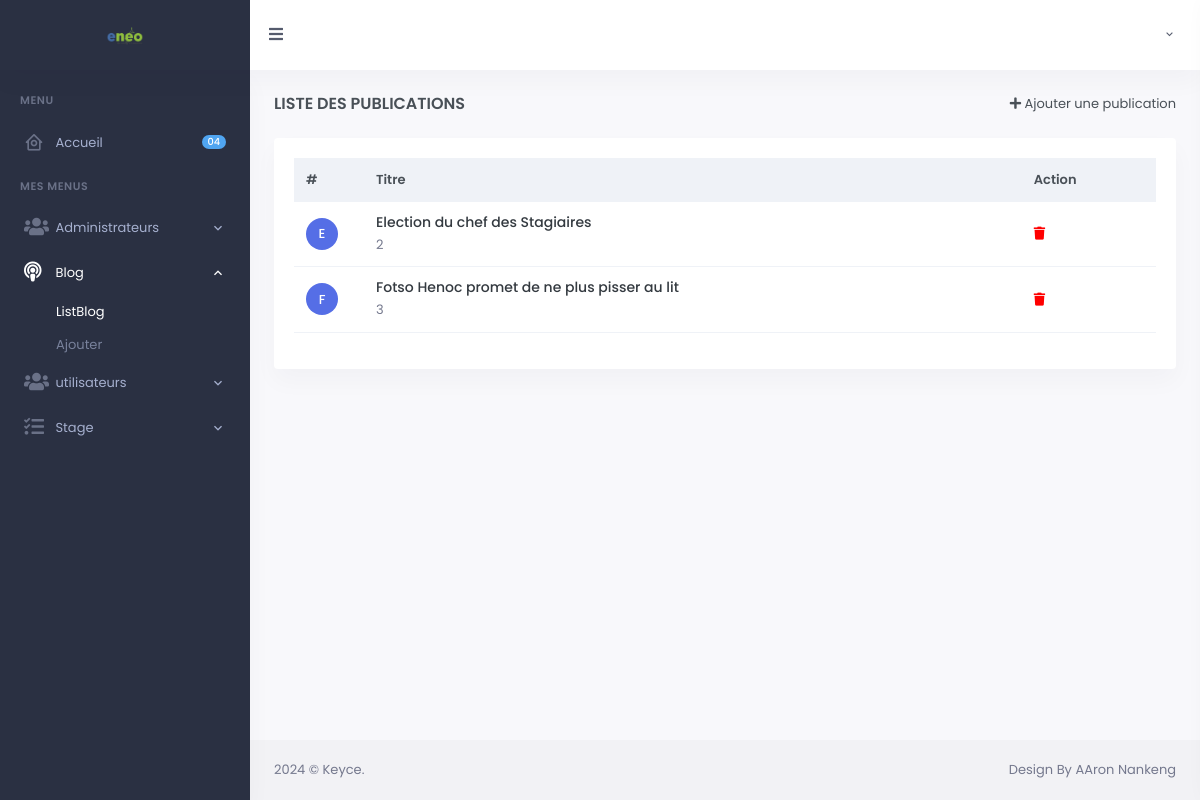
Page /admin/blog.php on the committed database.
### tables this page shows
CREATE TABLE `blog` (
  `idBlog` int(11) NOT NULL,
  `tittreblog` varchar(255) NOT NULL,
  `descriptionBlog` text NOT NULL,
  `imagesBlog` varchar(255) NOT NULL,
  `DateAjoutBlog` datetime NOT NULL DEFAULT current_timestamp()
);

### config/app.php (called while the page is built, shortened)
<?php
class DatabaseQuery
{
    public $host =  "localhost";
    public $database = "eneo";
    public $password = "";
    public $user = "root";
    public $lien_connexion;
    public function connecter()
    {
        $this->lien_connexion =  new PDO("mysql:host=" . $this->host . ";dbname=" . $this->database . ";charset=utf8", $this->user, $this->password, array(PDO::MYSQL_ATTR_INIT_COMMAND => "SET NAMES utf8"));
    }
    public function SelectionnerTout($requete)
    {
        $ligne = $this->lien_connexion->query($requete);
        $ligne->execute();
        $resultat = $ligne->fetchAll(PDO::FETCH_OBJ);
        if ($resultat) {
            return $resultat;
        } else {
            return false;
        }
    }
}

### admin/blog.php (the view, shortened to what this page needs)
<?php
require "../config/app.php";
$app = new DatabaseQuery;
$sql = "SELECT * FROM blog WHERE 1";
$results = $app->SelectionnerTout($sql);
require "./config/header.php"
?>
<div class="row">
    <div class="col-12">
        <div class="page-title-box d-sm-flex align-items-center justify-content-between">
            <h4 class="mb-sm-0 font-size-18">Liste des Publications</h4>
            <div class="page-title-right">
                <ol class="breadcrumb m-0">
                    <li class="breadcrumb-item active"><a href="./Addpub.php"><i class="fa fa-plus" aria-hidden="true"></i>  Ajouter une publication</a></li>
                </ol>
            </div>
        </div>
    </div>
</div>
<div class="row">
    <div class="col-lg-12">
        <div class="card">
            <div class="card-body">
                <div class="table-responsive">
                    <table class="table align-middle table-nowrap table-hover">
                        <thead class="table-light">
                            <tr>
                                <th scope="col" style="width: 70px;">#</th>
                                <th scope="col">Titre </th>
                                <th scope="col">Action</th>
                            </tr>
                        </thead>
                        <tbody>
                            <?php
                            if (isset($results) && $results != null) :
                                foreach ($results as $pub) :
                            ?>
                                    <tr>
                                        <td>
                                            <div class="avatar-xs">
                                                <span class="avatar-title rounded-circle">
                                                    <?php echo $pub->tittreblog[0]; ?>
                                                </span>
                                            </div>
                                        </td>
                                        <td>
                                            <h5 class="font-size-14 mb-1"><a href="javascript: void(0);" class="text-dark">
                                                    <?php echo $pub->tittreblog; ?>
                                                </a></h5>
                                            <p class="text-muted mb-0">
                                                <?php echo $pub->idBlog; ?>
                                            </p>
                                        </td>
                                        <td>
                                            <a href="./blog.php?del=<?php echo $pub->idBlog ?>"> <i style="color:red;"  class="fa fa-trash"></i></a>
                                        </td>
                                    </tr>
                            <?php
                                endforeach;
                            endif;
                            ?>
                        </tbody>
                    </table>
                </div>
            </div>
        </div>
    </div>
</div>
<?php
require "./config/footer.php";
?>

### rows in the picture
blog: tittreblog "E", tittreblog "Election du chef des Stagiaires", idBlog "2"
blog: tittreblog "F", tittreblog "Fotso Henoc promet de ne plus pisser au lit", idBlog "3"
